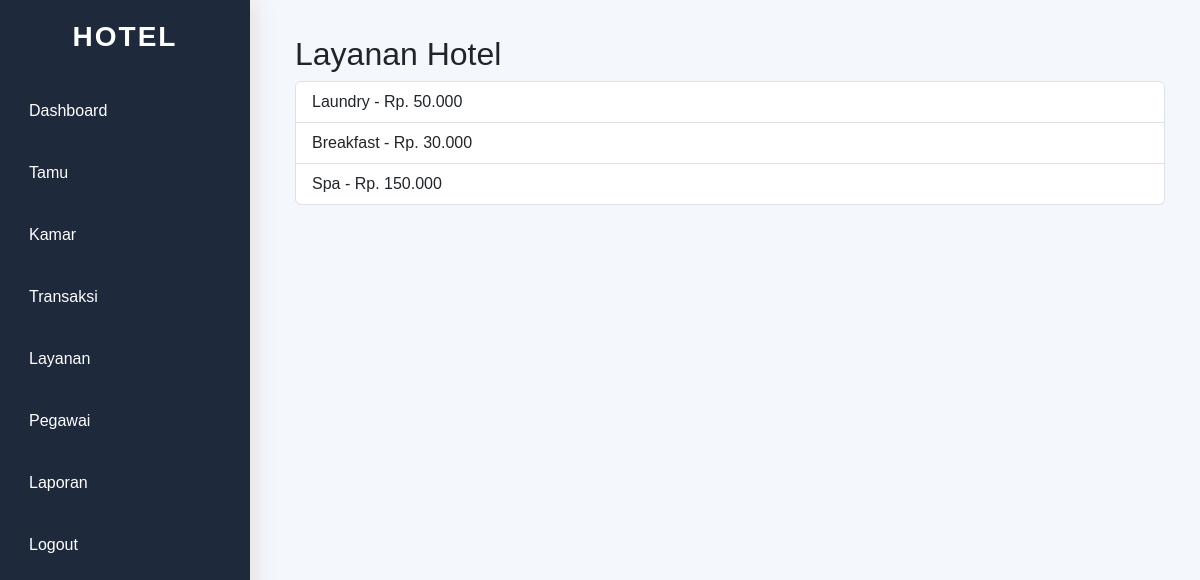
Page /layanan.php (signed in) on the committed database.
### tables this page shows
CREATE TABLE `layanan` (
  `id_layanan` int(11) NOT NULL AUTO_INCREMENT,
  `nama_layanan` varchar(100) DEFAULT NULL,
  `harga` decimal(12,2) DEFAULT NULL,
  PRIMARY KEY (`id_layanan`)
);

### src/layanan.php (the view, shortened to what this page needs)
<?php
include 'koneksi.php';
include 'template/header.php';
include 'template/sidebar.php';
?>
<div class="content">
    <h2>Layanan Hotel</h2>
    <ul class="list-group">
        <?php
        $layanan_query = mysqli_query($conn, "SELECT * FROM layanan");
        while($data = mysqli_fetch_array($layanan_query)){
        ?>
        <li class="list-group-item">
            <?= $data['nama_layanan']; ?> - Rp. <?= number_format($data['harga'], 0, ',', '.'); ?>
        </li>
        <?php } ?>
    </ul>
</div>
<?php include 'template/footer.php'; ?>

### src/asset/css/style.css (style rules this page uses)
body { margin:0; font-family:Arial, Helvetica, sans-serif; background:#f5f5f5; }
.content { margin-left:260px; padding:35px; background:#f4f7fb; min-height:100vh; }

### rows in the picture
layanan: nama_layanan "Laundry", harga "50.000"
layanan: nama_layanan "Breakfast", harga "30.000"
layanan: nama_layanan "Spa", harga "150.000"
